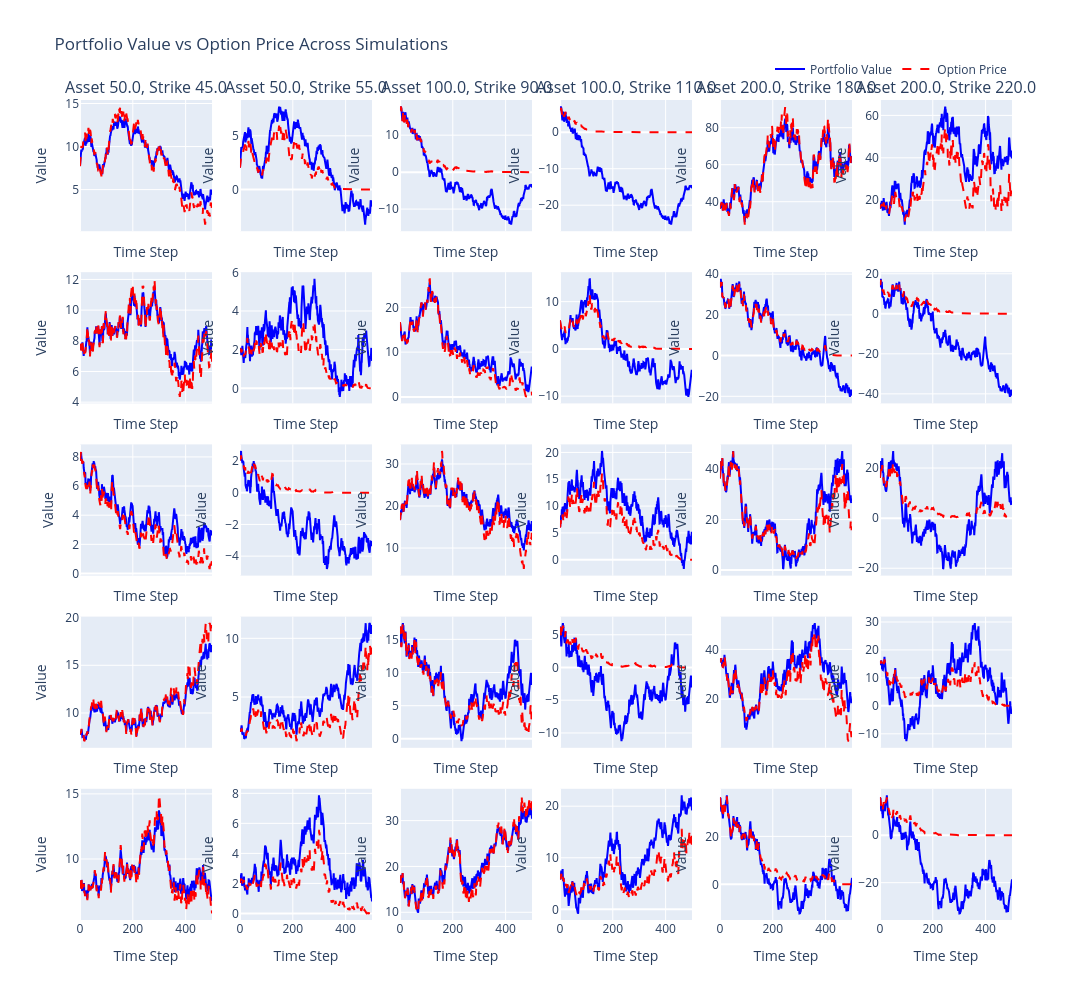

The code cell stored with this chart in its notebook:
### Code cell
# Test

env = HedgingEnv(S0, K, sigma, r, num_simulation=5, num_step=num_step, seed=0)

log_prob_history = []
reward_history = []
state_history = []

state = env.reset()
state = state[:, None, :]
state_history.append(state)

while True:
    policy_net_input = np.concatenate(state_history[-history_len:], axis=1)
    policy_net_input = torch.tensor(policy_net_input, dtype=torch.float32).to(device)
    action, log_prob = policy_net(policy_net_input, determistic=True)
    log_prob_history.append(log_prob)
    action_np = action.detach().cpu().numpy()
    state, reward, done = env.step(action_np)
    reward_history.append(reward)

    if done:
        break
    else:
        state = state[:, None, :]
        state_history.append(state)

plot_portfolio_vs_option_price(env)

### Figure 1 — Plotly figure (JSON) as saved in the notebook; plotly's stock layout.template omitted (floating-point values rounded to 4 significant figures; data arrays with more than 128 entries replaced by an {"elided": "..."} marker saying what was removed)
{"data": [{"line": {"color": "blue", "dash": "solid"}, "mode": "lines", "name": "Portfolio Value", "showlegend": true, "type": "scatter", "x": {"elided": "501 int values"}, "xaxis": "x", "y": {"elided": "501 float values"}, "yaxis": "y"}, {"line": {"color": "red", "dash": "dash"}, "mode": "lines", "name": "Option Price", "showlegend": true, "type": "scatter", "x": {"elided": "501 int values"}, "xaxis": "x", "y": {"elided": "501 float values"}, "yaxis": "y"}, {"line": {"color": "blue", "dash": "solid"}, "mode": "lines", "showlegend": false, "type": "scatter", "x": {"elided": "501 int values"}, "xaxis": "x2", "y": {"elided": "501 float values"}, "yaxis": "y2"}, {"line": {"color": "red", "dash": "dash"}, "mode": "lines", "showlegend": false, "type": "scatter", "x": {"elided": "501 int values"}, "xaxis": "x2", "y": {"elided": "501 float values"}, "yaxis": "y2"}, {"line": {"color": "blue", "dash": "solid"}, "mode": "lines", "showlegend": false, "type": "scatter", "x": {"elided": "501 int values"}, "xaxis": "x3", "y": {"elided": "501 float values"}, "yaxis": "y3"}, {"line": {"color": "red", "dash": "dash"}, "mode": "lines", "showlegend": false, "type": "scatter", "x": {"elided": "501 int values"}, "xaxis": "x3", "y": {"elided": "501 float values"}, "yaxis": "y3"}, {"line": {"color": "blue", "dash": "solid"}, "mode": "lines", "showlegend": false, "type": "scatter", "x": {"elided": "501 int values"}, "xaxis": "x4", "y": {"elided": "501 float values"}, "yaxis": "y4"}, {"line": {"color": "red", "dash": "dash"}, "mode": "lines", "showlegend": false, "type": "scatter", "x": {"elided": "501 int values"}, "xaxis": "x4", "y": {"elided": "501 float values"}, "yaxis": "y4"}, {"line": {"color": "blue", "dash": "solid"}, "mode": "lines", "showlegend": false, "type": "scatter", "x": {"elided": "501 int values"}, "xaxis": "x5", "y": {"elided": "501 float values"}, "yaxis": "y5"}, {"line": {"color": "red", "dash": "dash"}, "mode": "lines", "showlegend": false, "type": "scatter", "x": {"elided": "501 int values"}, "xaxis": "x5", "y": {"elided": "501 float values"}, "yaxis": "y5"}, {"line": {"color": "blue", "dash": "solid"}, "mode": "lines", "showlegend": false, "type": "scatter", "x": {"elided": "501 int values"}, "xaxis": "x6", "y": {"elided": "501 float values"}, "yaxis": "y6"}, {"line": {"color": "red", "dash": "dash"}, "mode": "lines", "showlegend": false, "type": "scatter", "x": {"elided": "501 int values"}, "xaxis": "x6", "y": {"elided": "501 float values"}, "yaxis": "y6"}, {"line": {"color": "blue", "dash": "solid"}, "mode": "lines", "showlegend": false, "type": "scatter", "x": {"elided": "501 int values"}, "xaxis": "x7", "y": {"elided": "501 float values"}, "yaxis": "y7"}, {"line": {"color": "red", "dash": "dash"}, "mode": "lines", "showlegend": false, "type": "scatter", "x": {"elided": "501 int values"}, "xaxis": "x7", "y": {"elided": "501 float values"}, "yaxis": "y7"}, {"line": {"color": "blue", "dash": "solid"}, "mode": "lines", "showlegend": false, "type": "scatter", "x": {"elided": "501 int values"}, "xaxis": "x8", "y": {"elided": "501 float values"}, "yaxis": "y8"}, {"line": {"color": "red", "dash": "dash"}, "mode": "lines", "showlegend": false, "type": "scatter", "x": {"elided": "501 int values"}, "xaxis": "x8", "y": {"elided": "501 float values"}, "yaxis": "y8"}, {"line": {"color": "blue", "dash": "solid"}, "mode": "lines", "showlegend": false, "type": "scatter", "x": {"elided": "501 int values"}, "xaxis": "x9", "y": {"elided": "501 float values"}, "yaxis": "y9"}, {"line": {"color": "red", "dash": "dash"}, "mode": "lines", "showlegend": false, "type": "scatter", "x": {"elided": "501 int values"}, "xaxis": "x9", "y": {"elided": "501 float values"}, "yaxis": "y9"}, {"line": {"color": "blue", "dash": "solid"}, "mode": "lines", "showlegend": false, "type": "scatter", "x": {"elided": "501 int values"}, "xaxis": "x10", "y": {"elided": "501 float values"}, "yaxis": "y10"}, {"line": {"color": "red", "dash": "dash"}, "mode": "lines", "showlegend": false, "type": "scatter", "x": {"elided": "501 int values"}, "xaxis": "x10", "y": {"elided": "501 float values"}, "yaxis": "y10"}, {"line": {"color": "blue", "dash": "solid"}, "mode": "lines", "showlegend": false, "type": "scatter", "x": {"elided": "501 int values"}, "xaxis": "x11", "y": {"elided": "501 float values"}, "yaxis": "y11"}, {"line": {"color": "red", "dash": "dash"}, "mode": "lines", "showlegend": false, "type": "scatter", "x": {"elided": "501 int values"}, "xaxis": "x11", "y": {"elided": "501 float values"}, "yaxis": "y11"}, {"line": {"color": "blue", "dash": "solid"}, "mode": "lines", "showlegend": false, "type": "scatter", "x": {"elided": "501 int values"}, "xaxis": "x12", "y": {"elided": "501 float values"}, "yaxis": "y12"}, {"line": {"color": "red", "dash": "dash"}, "mode": "lines", "showlegend": false, "type": "scatter", "x": {"elided": "501 int values"}, "xaxis": "x12", "y": {"elided": "501 float values"}, "yaxis": "y12"}, {"line": {"color": "blue", "dash": "solid"}, "mode": "lines", "showlegend": false, "type": "scatter", "x": {"elided": "501 int values"}, "xaxis": "x13", "y": {"elided": "501 float values"}, "yaxis": "y13"}, {"line": {"color": "red", "dash": "dash"}, "mode": "lines", "showlegend": false, "type": "scatter", "x": {"elided": "501 int values"}, "xaxis": "x13", "y": {"elided": "501 float values"}, "yaxis": "y13"}, {"line": {"color": "blue", "dash": "solid"}, "mode": "lines", "showlegend": false, "type": "scatter", "x": {"elided": "501 int values"}, "xaxis": "x14", "y": {"elided": "501 float values"}, "yaxis": "y14"}, {"line": {"color": "red", "dash": "dash"}, "mode": "lines", "showlegend": false, "type": "scatter", "x": {"elided": "501 int values"}, "xaxis": "x14", "y": {"elided": "501 float values"}, "yaxis": "y14"}, {"line": {"color": "blue", "dash": "solid"}, "mode": "lines", "showlegend": false, "type": "scatter", "x": {"elided": "501 int values"}, "xaxis": "x15", "y": {"elided": "501 float values"}, "yaxis": "y15"}, {"line": {"color": "red", "dash": "dash"}, "mode": "lines", "showlegend": false, "type": "scatter", "x": {"elided": "501 int values"}, "xaxis": "x15", "y": {"elided": "501 float values"}, "yaxis": "y15"}, {"line": {"color": "blue", "dash": "solid"}, "mode": "lines", "showlegend": false, "type": "scatter", "x": {"elided": "501 int values"}, "xaxis": "x16", "y": {"elided": "501 float values"}, "yaxis": "y16"}, {"line": {"color": "red", "dash": "dash"}, "mode": "lines", "showlegend": false, "type": "scatter", "x": {"elided": "501 int values"}, "xaxis": "x16", "y": {"elided": "501 float values"}, "yaxis": "y16"}, {"line": {"color": "blue", "dash": "solid"}, "mode": "lines", "showlegend": false, "type": "scatter", "x": {"elided": "501 int values"}, "xaxis": "x17", "y": {"elided": "501 float values"}, "yaxis": "y17"}, {"line": {"color": "red", "dash": "dash"}, "mode": "lines", "showlegend": false, "type": "scatter", "x": {"elided": "501 int values"}, "xaxis": "x17", "y": {"elided": "501 float values"}, "yaxis": "y17"}, {"line": {"color": "blue", "dash": "solid"}, "mode": "lines", "showlegend": false, "type": "scatter", "x": {"elided": "501 int values"}, "xaxis": "x18", "y": {"elided": "501 float values"}, "yaxis": "y18"}, {"line": {"color": "red", "dash": "dash"}, "mode": "lines", "showlegend": false, "type": "scatter", "x": {"elided": "501 int values"}, "xaxis": "x18", "y": {"elided": "501 float values"}, "yaxis": "y18"}, {"line": {"color": "blue", "dash": "solid"}, "mode": "lines", "showlegend": false, "type": "scatter", "x": {"elided": "501 int values"}, "xaxis": "x19", "y": {"elided": "501 float values"}, "yaxis": "y19"}, {"line": {"color": "red", "dash": "dash"}, "mode": "lines", "showlegend": false, "type": "scatter", "x": {"elided": "501 int values"}, "xaxis": "x19", "y": {"elided": "501 float values"}, "yaxis": "y19"}, {"line": {"color": "blue", "dash": "solid"}, "mode": "lines", "showlegend": false, "type": "scatter", "x": {"elided": "501 int values"}, "xaxis": "x20", "y": {"elided": "501 float values"}, "yaxis": "y20"}, {"line": {"color": "red", "dash": "dash"}, "mode": "lines", "showlegend": false, "type": "scatter", "x": {"elided": "501 int values"}, "xaxis": "x20", "y": {"elided": "501 float values"}, "yaxis": "y20"}, {"line": {"color": "blue", "dash": "solid"}, "mode": "lines", "showlegend": false, "type": "scatter", "x": {"elided": "501 int values"}, "xaxis": "x21", "y": {"elided": "501 float values"}, "yaxis": "y21"}, {"line": {"color": "red", "dash": "dash"}, "mode": "lines", "showlegend": false, "type": "scatter", "x": {"elided": "501 int values"}, "xaxis": "x21", "y": {"elided": "501 float values"}, "yaxis": "y21"}, {"line": {"color": "blue", "dash": "solid"}, "mode": "lines", "showlegend": false, "type": "scatter", "x": {"elided": "501 int values"}, "xaxis": "x22", "y": {"elided": "501 float values"}, "yaxis": "y22"}, {"line": {"color": "red", "dash": "dash"}, "mode": "lines", "showlegend": false, "type": "scatter", "x": {"elided": "501 int values"}, "xaxis": "x22", "y": {"elided": "501 float values"}, "yaxis": "y22"}, {"line": {"color": "blue", "dash": "solid"}, "mode": "lines", "showlegend": false, "type": "scatter", "x": {"elided": "501 int values"}, "xaxis": "x23", "y": {"elided": "501 float values"}, "yaxis": "y23"}, {"line": {"color": "red", "dash": "dash"}, "mode": "lines", "showlegend": false, "type": "scatter", "x": {"elided": "501 int values"}, "xaxis": "x23", "y": {"elided": "501 float values"}, "yaxis": "y23"}, {"line": {"color": "blue", "dash": "solid"}, "mode": "lines", "showlegend": false, "type": "scatter", "x": {"elided": "501 int values"}, "xaxis": "x24", "y": {"elided": "501 float values"}, "yaxis": "y24"}, {"line": {"color": "red", "dash": "dash"}, "mode": "lines", "showlegend": false, "type": "scatter", "x": {"elided": "501 int values"}, "xaxis": "x24", "y": {"elided": "501 float values"}, "yaxis": "y24"}, {"line": {"color": "blue", "dash": "solid"}, "mode": "lines", "showlegend": false, "type": "scatter", "x": {"elided": "501 int values"}, "xaxis": "x25", "y": {"elided": "501 float values"}, "yaxis": "y25"}, {"line": {"color": "red", "dash": "dash"}, "mode": "lines", "showlegend": false, "type": "scatter", "x": {"elided": "501 int values"}, "xaxis": "x25", "y": {"elided": "501 float values"}, "yaxis": "y25"}, {"line": {"color": "blue", "dash": "solid"}, "mode": "lines", "showlegend": false, "type": "scatter", "x": {"elided": "501 int values"}, "xaxis": "x26", "y": {"elided": "501 float values"}, "yaxis": "y26"}, {"line": {"color": "red", "dash": "dash"}, "mode": "lines", "showlegend": false, "type": "scatter", "x": {"elided": "501 int values"}, "xaxis": "x26", "y": {"elided": "501 float values"}, "yaxis": "y26"}, {"line": {"color": "blue", "dash": "solid"}, "mode": "lines", "showlegend": false, "type": "scatter", "x": {"elided": "501 int values"}, "xaxis": "x27", "y": {"elided": "501 float values"}, "yaxis": "y27"}, {"line": {"color": "red", "dash": "dash"}, "mode": "lines", "showlegend": false, "type": "scatter", "x": {"elided": "501 int values"}, "xaxis": "x27", "y": {"elided": "501 float values"}, "yaxis": "y27"}, {"line": {"color": "blue", "dash": "solid"}, "mode": "lines", "showlegend": false, "type": "scatter", "x": {"elided": "501 int values"}, "xaxis": "x28", "y": {"elided": "501 float values"}, "yaxis": "y28"}, {"line": {"color": "red", "dash": "dash"}, "mode": "lines", "showlegend": false, "type": "scatter", "x": {"elided": "501 int values"}, "xaxis": "x28", "y": {"elided": "501 float values"}, "yaxis": "y28"}, {"line": {"color": "blue", "dash": "solid"}, "mode": "lines", "showlegend": false, "type": "scatter", "x": {"elided": "501 int values"}, "xaxis": "x29", "y": {"elided": "501 float values"}, "yaxis": "y29"}, {"line": {"color": "red", "dash": "dash"}, "mode": "lines", "showlegend": false, "type": "scatter", "x": {"elided": "501 int values"}, "xaxis": "x29", "y": {"elided": "501 float values"}, "yaxis": "y29"}, {"line": {"color": "blue", "dash": "solid"}, "mode": "lines", "showlegend": false, "type": "scatter", "x": {"elided": "501 int values"}, "xaxis": "x30", "y": {"elided": "501 float values"}, "yaxis": "y30"}, {"line": {"color": "red", "dash": "dash"}, "mode": "lines", "showlegend": false, "type": "scatter", "x": {"elided": "501 int values"}, "xaxis": "x30", "y": {"elided": "501 float values"}, "yaxis": "y30"}], "layout": {"annotations": [{"font": {"size": 16}, "showarrow": false, "text": "Asset 50.0, Strike 45.0", "x": 0.07083, "xanchor": "center", "xref": "paper", "y": 1, "yanchor": "bottom", "yref": "paper"}, {"font": {"size": 16}, "showarrow": false, "text": "Asset 50.0, Strike 55.0", "x": 0.2425, "xanchor": "center", "xref": "paper", "y": 1, "yanchor": "bottom", "yref": "paper"}, {"font": {"size": 16}, "showarrow": false, "text": "Asset 100.0, Strike 90.0", "x": 0.4142, "xanchor": "center", "xref": "paper", "y": 1, "yanchor": "bottom", "yref": "paper"}, {"font": {"size": 16}, "showarrow": false, "text": "Asset 100.0, Strike 110.0", "x": 0.5858, "xanchor": "center", "xref": "paper", "y": 1, "yanchor": "bottom", "yref": "paper"}, {"font": {"size": 16}, "showarrow": false, "text": "Asset 200.0, Strike 180.0", "x": 0.7575, "xanchor": "center", "xref": "paper", "y": 1, "yanchor": "bottom", "yref": "paper"}, {"font": {"size": 16}, "showarrow": false, "text": "Asset 200.0, Strike 220.0", "x": 0.9292, "xanchor": "center", "xref": "paper", "y": 1, "yanchor": "bottom", "yref": "paper"}], "height": 1000, "legend": {"orientation": "h", "x": 1, "xanchor": "right", "y": 1.02, "yanchor": "bottom"}, "title": {"text": "Portfolio Value vs Option Price Across Simulations"}, "width": 1200, "xaxis": {"anchor": "y", "domain": [0, 0.1417], "matches": "x25", "showticklabels": false, "title": {"text": "Time Step"}}, "xaxis10": {"anchor": "y10", "domain": [0.515, 0.6567], "matches": "x28", "showticklabels": false, "title": {"text": "Time Step"}}, "xaxis11": {"anchor": "y11", "domain": [0.6867, 0.8283], "matches": "x29", "showticklabels": false, "title": {"text": "Time Step"}}, "xaxis12": {"anchor": "y12", "domain": [0.8583, 1], "matches": "x30", "showticklabels": false, "title": {"text": "Time Step"}}, "xaxis13": {"anchor": "y13", "domain": [0, 0.1417], "matches": "x25", "showticklabels": false, "title": {"text": "Time Step"}}, "xaxis14": {"anchor": "y14", "domain": [0.1717, 0.3133], "matches": "x26", "showticklabels": false, "title": {"text": "Time Step"}}, "xaxis15": {"anchor": "y15", "domain": [0.3433, 0.485], "matches": "x27", "showticklabels": false, "title": {"text": "Time Step"}}, "xaxis16": {"anchor": "y16", "domain": [0.515, 0.6567], "matches": "x28", "showticklabels": false, "title": {"text": "Time Step"}}, "xaxis17": {"anchor": "y17", "domain": [0.6867, 0.8283], "matches": "x29", "showticklabels": false, "title": {"text": "Time Step"}}, "xaxis18": {"anchor": "y18", "domain": [0.8583, 1], "matches": "x30", "showticklabels": false, "title": {"text": "Time Step"}}, "xaxis19": {"anchor": "y19", "domain": [0, 0.1417], "matches": "x25", "showticklabels": false, "title": {"text": "Time Step"}}, "xaxis2": {"anchor": "y2", "domain": [0.1717, 0.3133], "matches": "x26", "showticklabels": false, "title": {"text": "Time Step"}}, "xaxis20": {"anchor": "y20", "domain": [0.1717, 0.3133], "matches": "x26", "showticklabels": false, "title": {"text": "Time Step"}}, "xaxis21": {"anchor": "y21", "domain": [0.3433, 0.485], "matches": "x27", "showticklabels": false, "title": {"text": "Time Step"}}, "xaxis22": {"anchor": "y22", "domain": [0.515, 0.6567], "matches": "x28", "showticklabels": false, "title": {"text": "Time Step"}}, "xaxis23": {"anchor": "y23", "domain": [0.6867, 0.8283], "matches": "x29", "showticklabels": false, "title": {"text": "Time Step"}}, "xaxis24": {"anchor": "y24", "domain": [0.8583, 1], "matches": "x30", "showticklabels": false, "title": {"text": "Time Step"}}, "xaxis25": {"anchor": "y25", "domain": [0, 0.1417], "title": {"text": "Time Step"}}, "xaxis26": {"anchor": "y26", "domain": [0.1717, 0.3133], "title": {"text": "Time Step"}}, "xaxis27": {"anchor": "y27", "domain": [0.3433, 0.485], "title": {"text": "Time Step"}}, "xaxis28": {"anchor": "y28", "domain": [0.515, 0.6567], "title": {"text": "Time Step"}}, "xaxis29": {"anchor": "y29", "domain": [0.6867, 0.8283], "title": {"text": "Time Step"}}, "xaxis3": {"anchor": "y3", "domain": [0.3433, 0.485], "matches": "x27", "showticklabels": false, "title": {"text": "Time Step"}}, "xaxis30": {"anchor": "y30", "domain": [0.8583, 1], "title": {"text": "Time Step"}}, "xaxis4": {"anchor": "y4", "domain": [0.515, 0.6567], "matches": "x28", "showticklabels": false, "title": {"text": "Time Step"}}, "xaxis5": {"anchor": "y5", "domain": [0.6867, 0.8283], "matches": "x29", "showticklabels": false, "title": {"text": "Time Step"}}, "xaxis6": {"anchor": "y6", "domain": [0.8583, 1], "matches": "x30", "showticklabels": false, "title": {"text": "Time Step"}}, "xaxis7": {"anchor": "y7", "domain": [0, 0.1417], "matches": "x25", "showticklabels": false, "title": {"text": "Time Step"}}, "xaxis8": {"anchor": "y8", "domain": [0.1717, 0.3133], "matches": "x26", "showticklabels": false, "title": {"text": "Time Step"}}, "xaxis9": {"anchor": "y9", "domain": [0.3433, 0.485], "matches": "x27", "showticklabels": false, "title": {"text": "Time Step"}}, "yaxis": {"anchor": "x", "domain": [0.84, 1], "title": {"text": "Value"}}, "yaxis10": {"anchor": "x10", "domain": [0.63, 0.79], "title": {"text": "Value"}}, "yaxis11": {"anchor": "x11", "domain": [0.63, 0.79], "title": {"text": "Value"}}, "yaxis12": {"anchor": "x12", "domain": [0.63, 0.79], "title": {"text": "Value"}}, "yaxis13": {"anchor": "x13", "domain": [0.42, 0.58], "title": {"text": "Value"}}, "yaxis14": {"anchor": "x14", "domain": [0.42, 0.58], "title": {"text": "Value"}}, "yaxis15": {"anchor": "x15", "domain": [0.42, 0.58], "title": {"text": "Value"}}, "yaxis16": {"anchor": "x16", "domain": [0.42, 0.58], "title": {"text": "Value"}}, "yaxis17": {"anchor": "x17", "domain": [0.42, 0.58], "title": {"text": "Value"}}, "yaxis18": {"anchor": "x18", "domain": [0.42, 0.58], "title": {"text": "Value"}}, "yaxis19": {"anchor": "x19", "domain": [0.21, 0.37], "title": {"text": "Value"}}, "yaxis2": {"anchor": "x2", "domain": [0.84, 1], "title": {"text": "Value"}}, "yaxis20": {"anchor": "x20", "domain": [0.21, 0.37], "title": {"text": "Value"}}, "yaxis21": {"anchor": "x21", "domain": [0.21, 0.37], "title": {"text": "Value"}}, "yaxis22": {"anchor": "x22", "domain": [0.21, 0.37], "title": {"text": "Value"}}, "yaxis23": {"anchor": "x23", "domain": [0.21, 0.37], "title": {"text": "Value"}}, "yaxis24": {"anchor": "x24", "domain": [0.21, 0.37], "title": {"text": "Value"}}, "yaxis25": {"anchor": "x25", "domain": [0, 0.16], "title": {"text": "Value"}}, "yaxis26": {"anchor": "x26", "domain": [0, 0.16], "title": {"text": "Value"}}, "yaxis27": {"anchor": "x27", "domain": [0, 0.16], "title": {"text": "Value"}}, "yaxis28": {"anchor": "x28", "domain": [0, 0.16], "title": {"text": "Value"}}, "yaxis29": {"anchor": "x29", "domain": [0, 0.16], "title": {"text": "Value"}}, "yaxis3": {"anchor": "x3", "domain": [0.84, 1], "title": {"text": "Value"}}, "yaxis30": {"anchor": "x30", "domain": [0, 0.16], "title": {"text": "Value"}}, "yaxis4": {"anchor": "x4", "domain": [0.84, 1], "title": {"text": "Value"}}, "yaxis5": {"anchor": "x5", "domain": [0.84, 1], "title": {"text": "Value"}}, "yaxis6": {"anchor": "x6", "domain": [0.84, 1], "title": {"text": "Value"}}, "yaxis7": {"anchor": "x7", "domain": [0.63, 0.79], "title": {"text": "Value"}}, "yaxis8": {"anchor": "x8", "domain": [0.63, 0.79], "title": {"text": "Value"}}, "yaxis9": {"anchor": "x9", "domain": [0.63, 0.79], "title": {"text": "Value"}}}}
